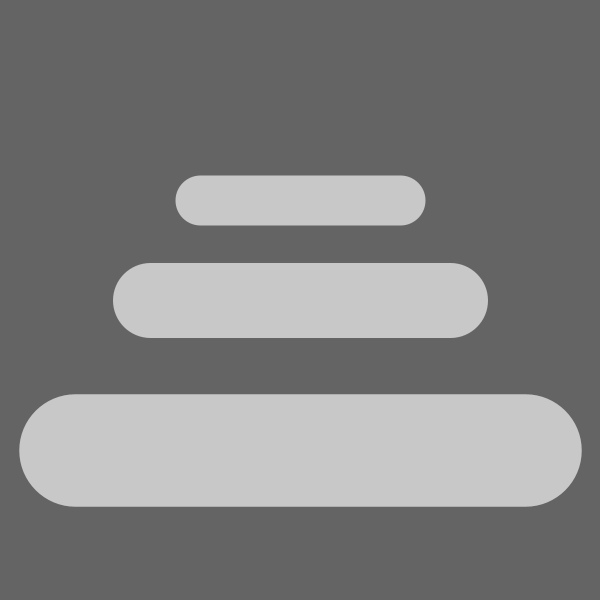
Frame 1 (no input)
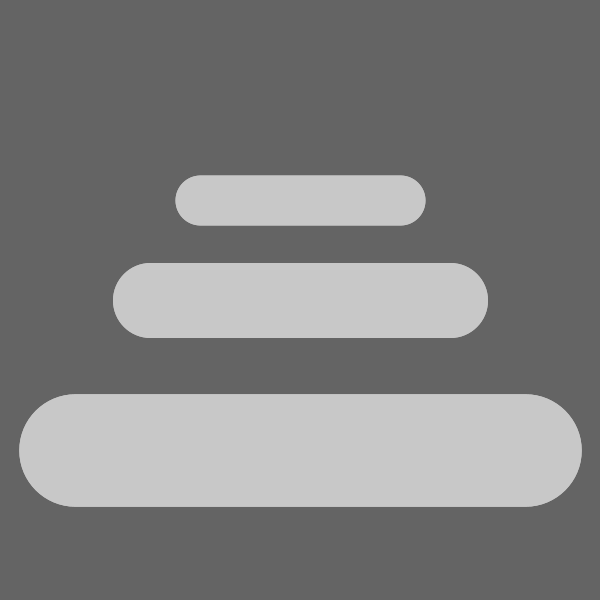
Frame 2 (the mouse pressed at the canvas centre, redrawn once)

The Processing sketch that drew these frames (run headless with seeded random() and noise(); the mouse was pressed at the canvas centre and the sketch redrawn once):

// Processing sketch: test_07_pde
// ── test_07_pde.pde
void setup() {
   size(600, 600);
   background(100);
   smooth();
   noLoop();
}

void draw() {
  strokeWeight(50);
  stroke(200);
  
  translate(width / 2, height / 2 - 100);
  line(-100, 0, 100, 0);
  
  translate(0, 100);
  scale(1.5, 1.5);
  line(-100, 0, 100, 0);
  
  translate(0, 100);
  scale(1.5, 1.5);
  line(-100, 0, 100, 0);
}
